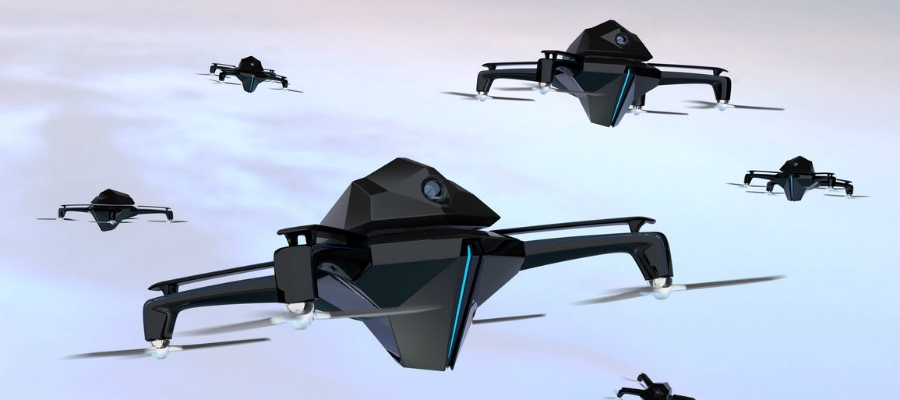
#> input picture drone_tracking/data_augmentation/imgs_and_labels/0001_rotated.png, 900 x 400 px
$ python draw_yolo_bboxes.py
#> lines starting #> are read from the running program, lines starting #| are printed output that depends on the picture; after the words box and inside, x2 and y2 are one past the last pixel; in counts of white or black regions, pixels touching at a corner belong together
import cv2 as cv
import os

def draw_yolo_bboxes(image_path, label_path):
    img = cv.imread(image_path)
#> img is the input picture: shape (400, 900, 3); mean B, G, R 212.9, 194.1, 183.9
    if img is None:
        print("Imagem não encontrada:", image_path)
        return

    h_img, w_img = img.shape[:2]
#> h_img = 400; w_img = 900

    with open(label_path, 'r') as f:
#> (reads drone_tracking/data_augmentation/imgs_and_labels/0001_rotated.txt from the repository)
        for line in f:
            parts = line.strip().split()
            if len(parts) != 5:
                continue

            cls, x, y, w, h = map(float, parts)
            # YOLO usa coordenadas normalizadas, então convertemos:
            x_center = x * w_img
            y_center = y * h_img
            width = w * w_img
            height = h * h_img

            # Obtem coordenadas do retângulo
            x1 = int(x_center - width / 2)
            y1 = int(y_center - height / 2)
            x2 = int(x_center + width / 2)
            y2 = int(y_center + height / 2)

            # Desenha bounding box
            cv.rectangle(img, (x1, y1), (x2, y2), (0, 255, 0), 2)
            cv.putText(img, str(int(cls)), (x1, y1 - 10), cv.FONT_HERSHEY_SIMPLEX, 0.6, (0,255,0), 2)
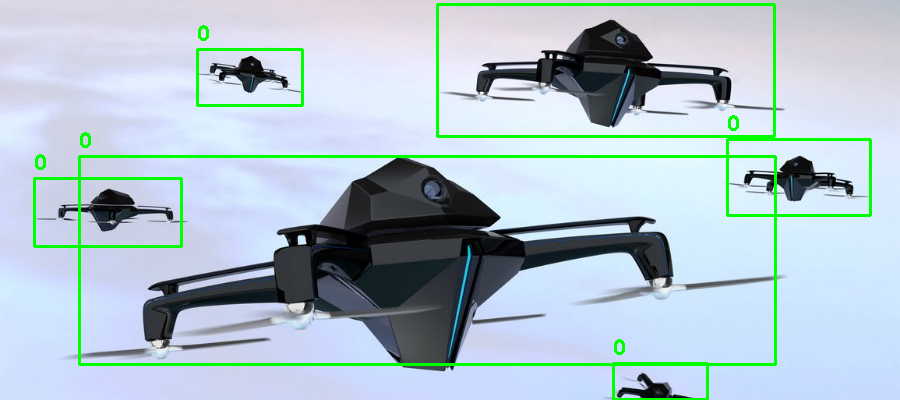
#> img: shape (400, 900, 3); 3.55% of pixels changed, all inside (x1, y1, x2, y2) = (33, 3, 872, 400)

    cv.imshow("Bounding Boxes", img)
    cv.waitKey(0)
    cv.destroyAllWindows()

if __name__ == "__main__":
    current_dir = os.path.dirname(os.path.abspath(__file__))

    img_path = os.path.join(current_dir, "0001_rotated.png")
    label_path = os.path.join(current_dir, "0001_rotated.txt")

    draw_yolo_bboxes(img_path, label_path)
